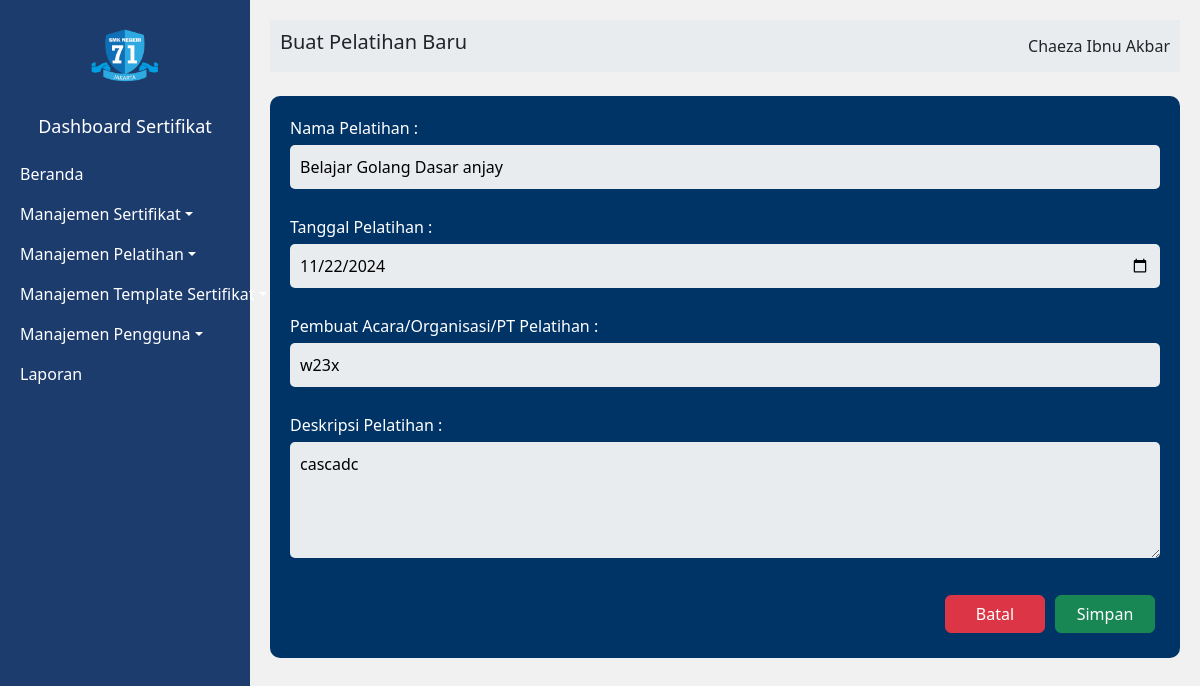
/dashboard/courses/edit.php?id=10 (signed in), run on the app's committed database.
### tables this page shows
CREATE TABLE `courses` (
  `id` int(11) NOT NULL,
  `event_name` varchar(255) NOT NULL,
  `event_description` text DEFAULT NULL,
  `event_date` date DEFAULT NULL,
  `organizer` varchar(255) DEFAULT NULL,
  `created_at` timestamp NULL DEFAULT current_timestamp()
);

### src/dashboard/courses/edit.php (the view, shortened to what this page needs)
<?php
include '../../service/utility.php';
$getCourse = $conn->query("SELECT * FROM courses WHERE id =" . $_GET['id'])->fetch_array();
?>
<!DOCTYPE html>
<html lang="en">
<head>
    <link href="../../assets/bootstrap-5.3.3-dist/css/bootstrap.css" rel="stylesheet">
    <link rel="stylesheet" href="https://cdnjs.cloudflare.com/ajax/libs/bootstrap-icons/1.10.5/font/bootstrap-icons.min.css">
    <link rel="stylesheet" href="https://cdn.jsdelivr.net/npm/sweetalert2@11/dist/sweetalert2.min.css">
</head>
<body>
    <div class="sidebar">
        <div class="text-center my-3">
            <img src="../../assets/logo.png" alt="Logo" style="max-width: 80px;">
            <h4>Dashboard Sertifikat</h4>
        </div>
        <ul class="nav flex-column">
            <li class="nav-item"><a href="../index.php" class="nav-link">Beranda</a></li>
            <li class="nav-item">
                <a class="nav-link dropdown-toggle" data-bs-toggle="collapse" href="#sertifikatMenu" role="button" aria-expanded="false" aria-controls="sertifikatMenu">Manajemen Sertifikat</a>
            </li>
            <li class="nav-item">
                <a class="nav-link dropdown-toggle" data-bs-toggle="collapse" href="#pelatihanMenu" role="button" aria-expanded="false" aria-controls="pelatihanMenu">Manajemen Pelatihan</a>
            </li>
            <li class="nav-item">
                <a class="nav-link dropdown-toggle" data-bs-toggle="collapse" href="#templateSertifikat" role="button" aria-expanded="false" aria-controls="templateSertifikat">Manajemen Template Sertifikat</a>
            </li>
            <li class="nav-item">
                <a class="nav-link dropdown-toggle" data-bs-toggle="collapse" href="#penggunaMenu" role="button" aria-expanded="false" aria-controls="penggunaMenu">Manajemen Pengguna</a>
            </li>
            <li class="nav-item"><a href="../reports.php" class="nav-link">Laporan</a></li>
        </ul>
    </div>
    <div class="content flex-grow-1">
        <div class="header">
            <h5>
                Buat Pelatihan Baru
            </h5>
            <div>
                <span>
                    <?= $_SESSION['full_name'] ?>
                </span>
            </div>
        </div>
        <div class="form-container mt-4">
            <form action="../../service/courses.php" method="post">
                <div class="mb-3">
                    <label for="course_name">
                        Nama Pelatihan :
                    </label>
                    <input id="course_name" name="course_name" placeholder="Ketik nama pelatihan di sini" type="text" value="<?= $getCourse[1] ?>" required />
                </div>
                <div class="mb-3">
                    <label for="course_date">
                        Tanggal Pelatihan :
                    </label>
                    <input id="course_date" name="course_date" placeholder="Masukan tanggal Pelatihan" type="date" min="<?php echo date("Y-m-d"); ?>" value="<?= $getCourse[3] ?>" required />
                </div>
                <div class="mb-3">
                    <label for="organization">
                        Pembuat Acara/Organisasi/PT Pelatihan :
                    </label>
                    <input id="organization" name="course_organizer" placeholder="Masukan Tanggal Penerbitan Sertifikat" type="text" value="<?= $getCourse[4] ?>" required />
                </div>
                <div class="mb-3">
                    <label for="descrtiption">
                        Deskripsi Pelatihan :
                    </label>
                    <textarea id="descrtiption" name="description" placeholder="Masukan Deskripsi Sertifikat" rows="4" required><?= $getCourse[2] ?></textarea>
                </div>
                <div class="d-flex justify-content-end">
                    <button class="btn btn-danger" type="button">
                        Batal
                    </button>
                    <button class="btn btn-success" type="submit" name="type" value="edit">
                        Simpan
                    </button>
                </div>
            </form>
        </div>
    </div>
</body>
</html>

### src/dashboard/courses/edit.php (style rules this page uses)
.sidebar { background-color: #1d3c6e; color: white; height: 100vh; width: 250px; position: fixed; }
.sidebar h4 { margin-top: 20px; font-size: 18px; }
.nav-link { color: white; padding-left: 20px; }
.content { margin-left: 250px; padding: 20px; background-color: #f1f1f1; min-height: 100vh; }
body { background-color: #f8f9fa; }
.content { padding: 20px; }
.form-container { background-color: #003366; padding: 20px; border-radius: 10px; color: white; }
.form-container input, .form-container textarea { background-color: #e9ecef; border: none; border-radius: 5px; padding: 10px; width: 100%; margin-bottom: 10px; }
.form-container label { margin-bottom: 5px; }
.form-container .btn { width: 100px; margin: 5px; }
.header { background-color: #e9ecef; padding: 10px; display: flex; justify-content: space-between; align-items: center; }

### data on the page
courses: course_name "Belajar Golang Dasar anjay", course_date "11/22/2024", course_organizer "w23x", description "cascadc"

### other printed values
$_SESSION['full_name'] "Chaeza Ibnu Akbar"
